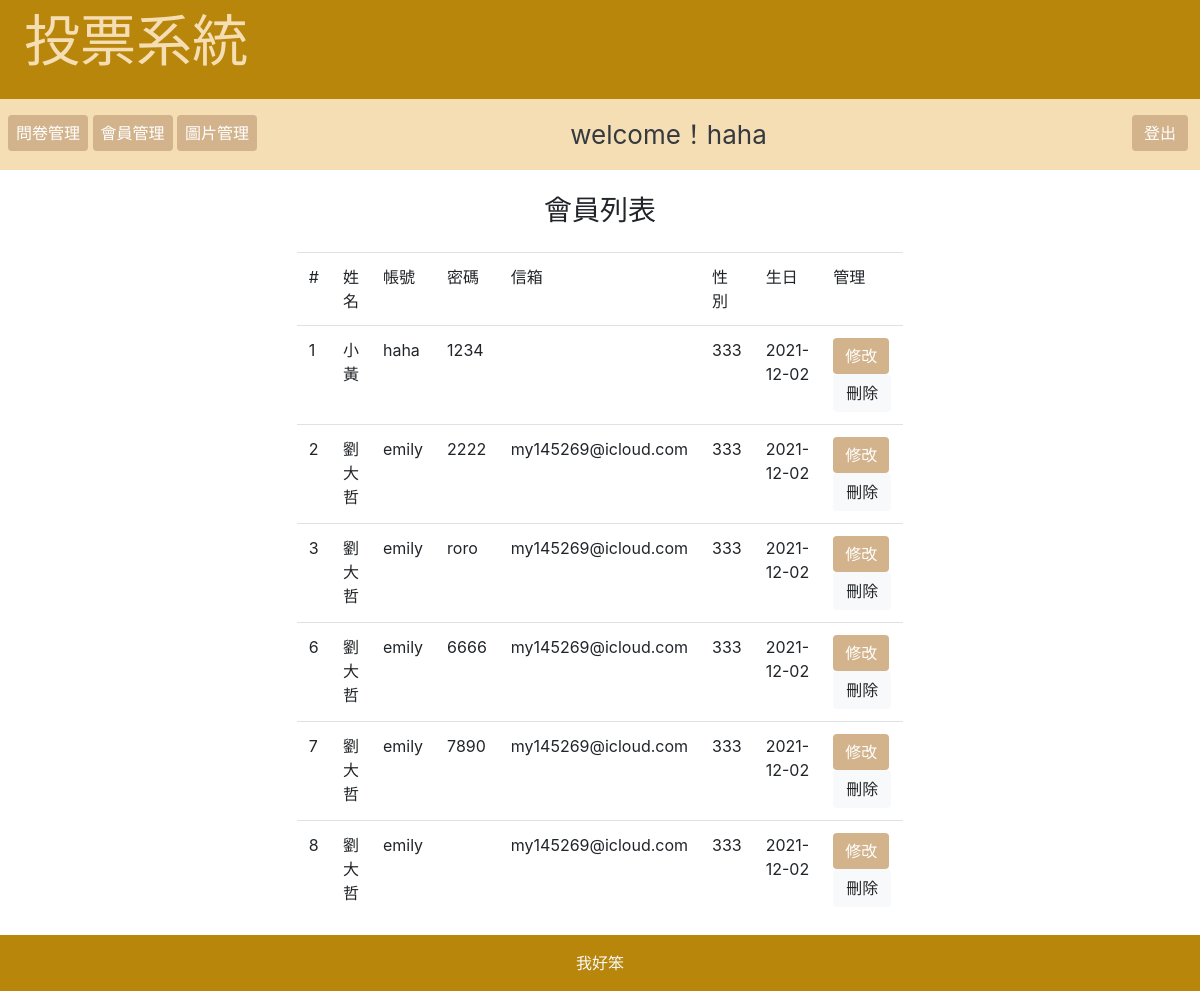
The app's page /back/index.php?do=member (signed in) with its own data.
### tables this page shows
CREATE TABLE `users` (
  `id` int(11) UNSIGNED NOT NULL,
  `account` varchar(12) NOT NULL,
  `password` varchar(12) NOT NULL,
  `email` varchar(24) NOT NULL,
  `name` varchar(12) NOT NULL,
  `gender` varchar(10) NOT NULL,
  `birthday` date NOT NULL
);

### api/db.php (called while the page is built, shortened)
<?php
    $dsn="mysql:host=localhost;charset=utf8;dbname=mypolling";
    $pdo=new PDO($dsn,'root','');
function all($table,...$arg){
    global $pdo;
    $sql="SELECT * FROM `$table` ";
    $rows=$pdo->query($sql)->fetchAll(PDO::FETCH_ASSOC);
    return $rows;
}
?>

### back/member.php (the view, shortened to what this page needs)
<table class="table table-hover">
<div class="col-md-9 m-auto ml-3  ">
<h3 class="text-center">會員列表</h3>
<table class="table ml-5 m-auto  " style="width: 600px;">
    <tr>
        <td>#</td>
        <td>姓名</td>
        <td>帳號</td>
        <td>密碼</td>
        <td>信箱</td>
        <td>性別</td>
        <td>生日</td>
        <td>管理</td>
    </tr>
<?php
$rows=all('users');
foreach($rows as $row){
echo "<tr>";
echo "<td>";
echo ($row['id']);
echo "</td>";
echo "<td>{$row['name']}</td>";
echo "<td>{$row['account']}</td>";
echo "<td>{$row['password']}</td>";
echo "<td>{$row['email']}</td>";
echo "<td>{$row['gender']}</td>";
echo "<td>{$row['birthday']}</td>";
echo "<td>";
echo "<a class='btn btn-info' href='../api/edit_member.php?id={$row['id']}'>修改</a>";
echo "<a class='btn btn-light ' href='../api/del_member.php?id={$row['id']}'>刪除</a>";
 echo "</tr>";
}
?>
</table>
</div>
</div>

### back/index.php (style rules this page uses)
.btn-info { background:#855600; background:#d2b38c; border:none; }

### records on screen
users: id "1", name "小黃", account "haha", password "1234", gender "333", birthday "2021-12-02"
users: id "2", name "劉大哲", account "emily", password "2222", email "my145269@icloud.com", gender "333", birthday "2021-12-02"
users: id "3", name "劉大哲", account "emily", password "roro", email "my145269@icloud.com", gender "333", birthday "2021-12-02"
users: id "6", name "劉大哲", account "emily", password "6666", email "my145269@icloud.com", gender "333", birthday "2021-12-02"
users: id "7", name "劉大哲", account "emily", password "7890", email "my145269@icloud.com", gender "333", birthday "2021-12-02"
users: id "8", name "劉大哲", account "emily", email "my145269@icloud.com", gender "333", birthday "2021-12-02"

### other values on screen
$_SESSION['user'] "haha"
